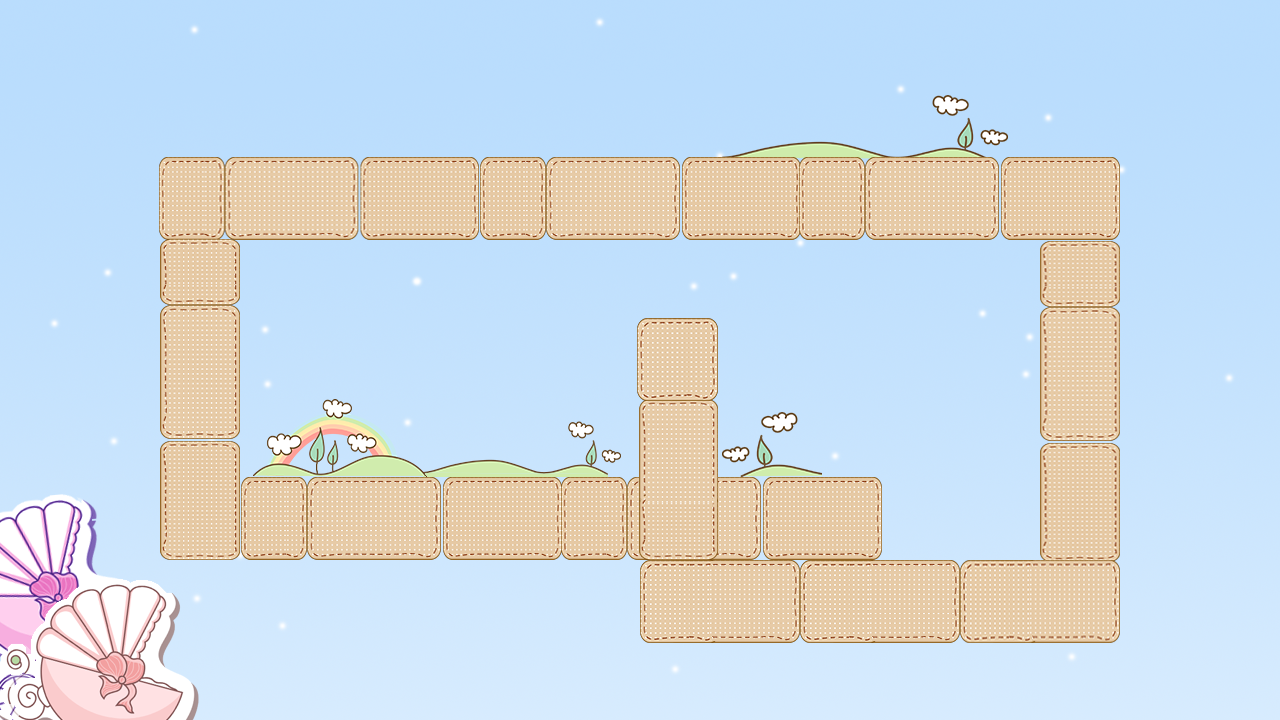

Below is a game level as drawn by its tile map, then a one-line description and the .tmx that defines it (tile-layer data replaced by summaries):
An orthogonal 16x9 tile map with 80x80 px tiles, 1 tile layer (块层 1) and 34 objects (enemy, baby, assistant).

<map version="1.0" orientation="orthogonal" width="16" height="9" tilewidth="80" tileheight="80">
 <tileset firstgid="1" name="6" tilewidth="80" tileheight="80">
  <image source="6.png" width="1280" height="720" />
 </tileset>
 <layer name="块层 1" width="16" height="9">
  <data>[144 cells, 144 non-empty, 144 distinct tile ids]</data>
 </layer>
 <objectgroup name="people" width="16" height="9">
  <object name="enemy" x="640" y="320" width="80" height="80" />
  <object name="baby" x="880" y="480" width="80" height="80" />
  <object name="assistant" x="837" y="509" width="24" height="24" />
 </objectgroup>
 <objectgroup name="barrier" width="16" height="9">
  <object x="640" y="640" width="480" />
  <object x="1120" y="160" height="480" />
  <object x="160" y="160" width="960" />
  <object x="160" y="160" height="400" />
  <object x="160" y="560" width="480" />
  <object x="640" y="560" height="80" />
  <object x="240" y="240" width="800" />
  <object x="1040" y="240" height="320" />
  <object x="720" y="560" width="320" />
  <object x="720" y="480" width="240" />
  <object x="240" y="480" width="400" />
  <object x="640" y="320" height="160" />
  <object x="240" y="240" height="240" />
  <object x="640" y="320" width="80" />
  <object x="720" y="320" height="160" />
 </objectgroup>
 <objectgroup name="road" width="16" height="9">
  <object x="643" y="325" width="75" height="277">
   <properties>
    <property name="direction" value="down" />
   </properties>
  </object>
  <object x="641" y="564" width="439" height="75">
   <properties>
    <property name="direction" value="right" />
   </properties>
  </object>
  <object x="1041" y="197" width="76" height="440">
   <properties>
    <property name="direction" value="up" />
   </properties>
  </object>
  <object x="203" y="163" width="915" height="77">
   <properties>
    <property name="direction" value="left" />
   </properties>
  </object>
  <object x="161" y="161" width="77" height="359">
   <properties>
    <property name="direction" value="down" />
   </properties>
  </object>
  <object x="161" y="481" width="719" height="79">
   <properties>
    <property name="direction" value="right" />
   </properties>
  </object>
 </objectgroup>
 <objectgroup name="tower" width="16" height="9">
  <object x="800" y="400" width="80" height="80">
   <properties>
    <property name="type" value="0,3,5" />
   </properties>
  </object>
  <object x="960" y="320" width="80" height="80">
   <properties>
    <property name="type" value="0,3,5" />
   </properties>
  </object>
  <object x="1120" y="160" width="80" height="80">
   <properties>
    <property name="type" value="0,3,5" />
   </properties>
  </object>
  <object x="560" y="240" width="80" height="80">
   <properties>
    <property name="type" value="0,3,5" />
   </properties>
  </object>
  <object x="80" y="160" width="80" height="80">
   <properties>
    <property name="type" value="0,3,5" />
   </properties>
  </object>
  <object x="80" y="480" width="80" height="80">
   <properties>
    <property name="type" value="0,3,5" />
   </properties>
  </object>
  <object x="480" y="560" width="80" height="80">
   <properties>
    <property name="type" value="0,3,5" />
   </properties>
  </object>
  <object x="320" y="240" width="80" height="80">
   <properties>
    <property name="type" value="0,3,5" />
   </properties>
  </object>
  <object x="320" y="560" width="80" height="80">
   <properties>
    <property name="type" value="0,3,5" />
   </properties>
  </object>
  <object x="720" y="240" width="80" height="80">
   <properties>
    <property name="type" value="0,3,5" />
   </properties>
  </object>
 </objectgroup>
</map>
